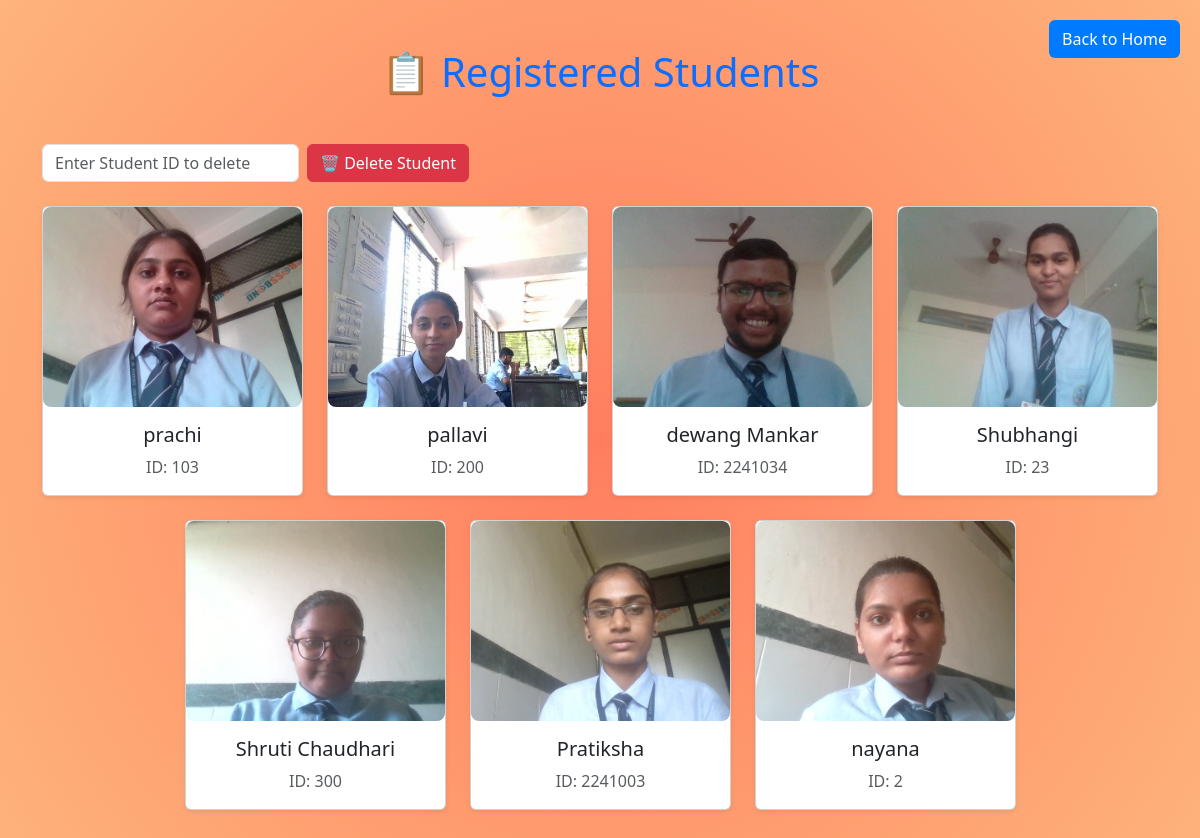
/students (signed in), run on an earlier commit of the app's database.
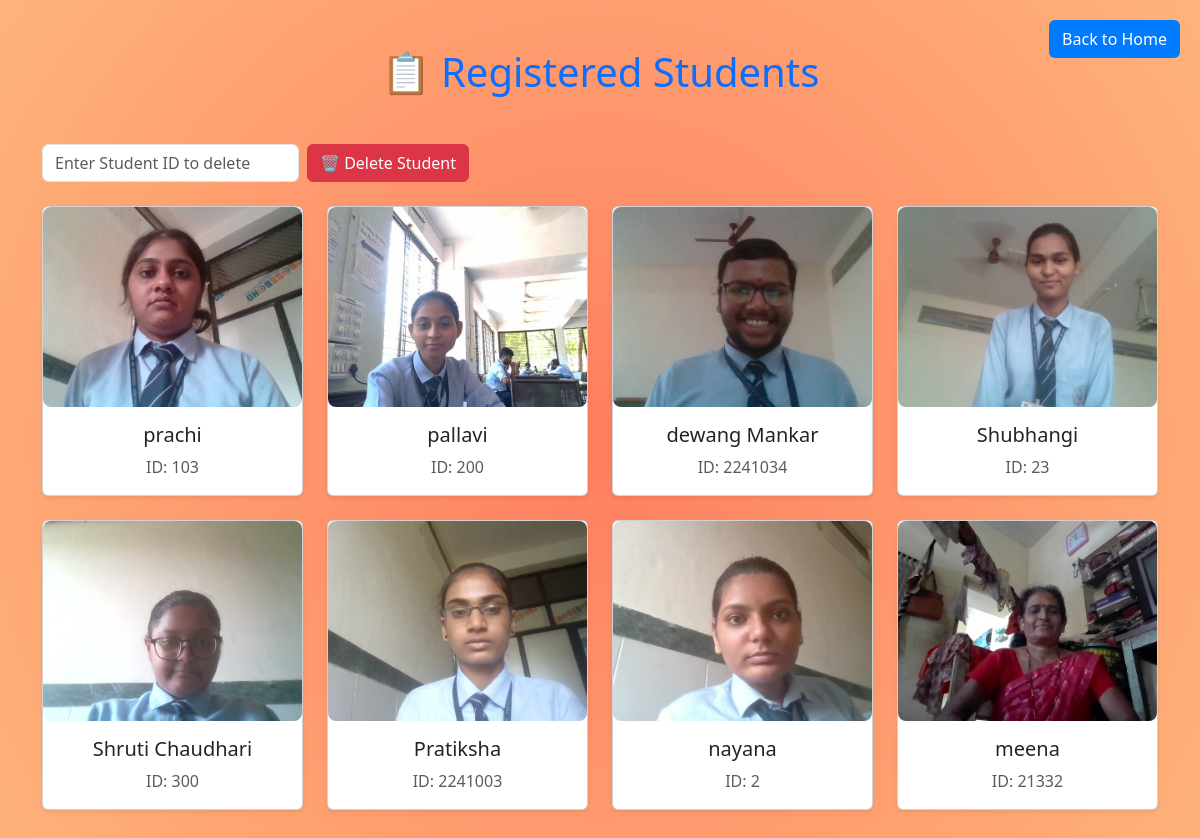
And on a later commit of the database.
### tables this page shows
CREATE TABLE users (
        id INTEGER PRIMARY KEY AUTOINCREMENT,
        name TEXT,
        image_path TEXT
    , student_id TEXT, class_year TEXT, department TEXT);

### main.py (the view)
@app.route('/students')
def show_students():
     if not session.get('logged_in'):
        return redirect(url_for('login'))
     conn = sqlite3.connect('database.db')
     cur = conn.cursor()
     cur.execute("SELECT name, student_id, image_path, id FROM users")
     students = cur.fetchall()
     conn.close()
     return render_template('students.html', students=students)

### templates/students.html (shortened to what this page needs)
<!DOCTYPE html>
<html>
<head>
  <link href="https://cdn.jsdelivr.net/npm/bootstrap@5.3.3/dist/css/bootstrap.min.css" rel="stylesheet" />
  <link rel="stylesheet" href="https://cdnjs.cloudflare.com/ajax/libs/animate.css/4.1.1/animate.min.css" />
</head>
<body>
  <div class="container py-5">
    <h1 class="text-center mb-5 text-primary animate__animated animate__fadeInDown">
      📋 Registered Students
    </h1>
    <a href="{{ url_for('home') }}" class="btn btn-custom" style="position: absolute; top: 20px; right: 20px;">Back to
      Home</a>
    <div class="row justify-content-center">
      <form action="{{ url_for('delete_student_by_id') }}" method="POST" class="mb-4 d-flex align-items-center gap-2">
        <input type="text" name="student_id" placeholder="Enter Student ID to delete" class="form-control w-auto"
          required>
        <button type="submit" class="btn btn-danger"
          onclick="return confirm('Are you sure you want to delete this student?');">
          🗑️ Delete Student
        </button>
      </form>
      {% for name, student_id, path, user_id in students %}
      <div class="col-md-3 col-sm-6 mb-4 animate__animated animate__zoomIn">
        <div class="card student-card shadow-sm">
          <img src="{{ path }}" class="card-img-top student-img" alt="{{ name }}">
          <div class="card-body text-center">
            <h5 class="card-title">{{ name }}</h5>
            <p class="card-text text-muted">ID: {{ student_id }}</p>
          </div>
        </div>
      </div>
      {% endfor %}
    </div>
  </div>
</body>
</html>

### templates/students.html (style rules this page uses)
body { background: radial-gradient(circle, #ff7e5f, #feb47b); }
.student-card { transition: transform 0.3s; }
.student-img { height: 200px; object-fit: cover; border-radius: 8px; }
.btn-custom { background-color: #007BFF; color: white; }

What changed in the data, as far as the page shows it:
added users: name (picture), name "meena", student "21332"
